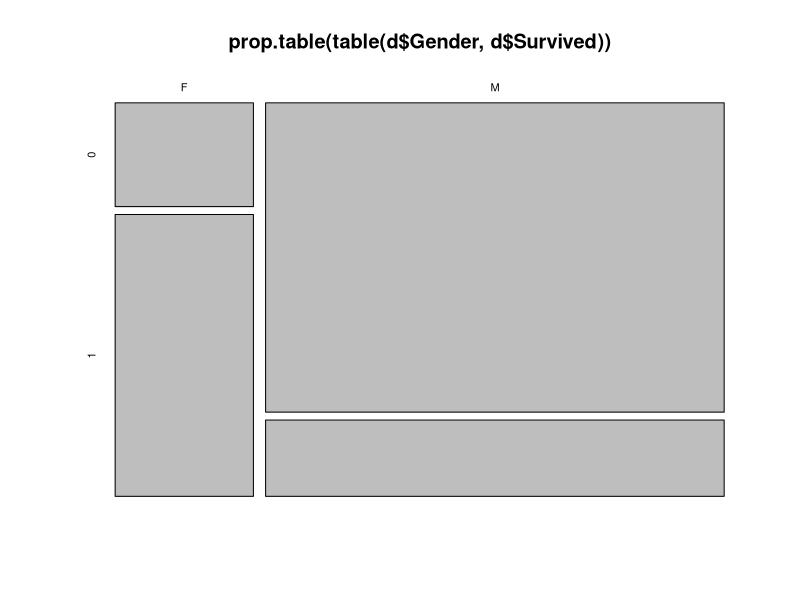

Write R code to recreate this figure. (Note: this script raises an error after producing the figure.)


d <- read.csv("data/titanic.csv")

# Does female have a higher chance of survival?

# find how many unqiue prefixes
unique(d$Prefix)

these <- which(d$Prefix == "Dr")
these
d[these, ]

n <- nrow(d)
d$Gender <- rep(NA, n)

d$Gender[d$Prefix %in% c("Miss", "Mrs", "Mme.", "Sr.")] <- "F"
d$Gender[d$Prefix %in% c("Mr", "Sir")] <- "M"
table(d$Gender)
table(d$Gender, d$Survived)  # from the table, we can see female has a higher chance of survival


# to analyze statistically
prop.table(table(d$Gender, d$Survived))  # percentage in contingency table
prop.table(table(d$Gender, d$Survived), 1)  # 1 indicates that proportions should be calculated across the rows (margins). 
prop.table(table(d$Gender, d$Survived), 2)  # 2 indicates that proportions should be calculated across the columns (margins). 

# plot
plot(prop.table(table(d$Gender, d$Survived))) # mosaic plot, the relative frequencies of different categories in a contingency table

# correlation
cor(d$Gender == "F", d$Survived == 1)  # lots of NAs
cor(d$Gender == "F", d$Survived == 1, use = "pairwise.complete.obs")  # only complete cases (i.e., rows with non-missing values for both variables) should be considered when calculating the correlation.
# 0.48, positive correlation, but not correct/adjust for the sample size

# create a dataset
fake.d <- data.frame(Gender = c("F", "F", "F", "M", "M", "M"), Survived = c(1, 1, 1, 1, 0, 0))
cor(fake.d$Gender == "F", fake.d$Survived == 1, use = "pairwise.complete.obs")  # 0.7, since small size, not confident to say there is a correlation.

# to quantify the statistical evidence
lm1 <- lm((d$Survived == 1) ~ as.factor(d$Gender))
summary(lm1)  # p-value = <2e-16 ***, reject the null hypothesis, female and male's survival rate is different.

lm2 <- lm((fake.d$Survived == 1) ~ as.factor(fake.d$Gender))
summary(lm2)  # p-value: 0.1161, fail to reject the null hypothesis at the 0.05 significance level, not enough evidence, even if the female survivor rate is more in this small dataset.


# Task for today
# 1. Repeat the above to Class and Survived variables 
# -> data cleaning: 1st, 2nd, 3rd,
# -> calculate correlation, plot, and two-way table between class and survived
# -> linear regression, get p-value, quantify statistical evidence
# Data cleaning: Convert class to standard notation
unique(d$Class)
unique_classes <- unique(d$Class)

# Filter out only 1st, 2nd, and 3rd class
filtered_classes <- unique_classes[grep("1st|2nd|3rd", unique_classes)]
dd <- subset(d, Class %in% filtered_classes)

# Calculate correlation between class and survival
dd$Survived <- factor(dd$Survived)
correlation <- cor(dd$Class == "1st Class Passenger", dd$Survived == 1, use = "pairwise.complete.obs")
correlation

correlation <- cor(dd$Class == "2nd Class Passenger", dd$Survived == 1, use = "pairwise.complete.obs")
correlation

correlation <- cor(dd$Class == "3rd Class Passenger", dd$Survived == 1, use = "pairwise.complete.obs")
correlation

# Plot the relationship between class and survival
cont_table <- table(dd$Class, dd$Survived)
cont_table
# Perform chi-square test for independence
chi_square_test <- chisq.test(cont_table)  # reject the null hypothesis and conclude that there is a significant association between 'Class' and 'Survived'.
chi_square_test

# Create a two-way table between class and survival
two_way_table <- table(dd$Class, dd$Survived)
two_way_table

# Linear regression to quantify statistical evidence
lm_class_survived1 <- lm(Survived ~ as.factor(Class), data = dd)  
summary(lm_class_survived1) # '1st Class' is not included in the coefficients table is because it's used as a reference level in the linear regression model.

lm_class_survived2 <- lm((Survived == 1) ~ as.factor(Class), data = dd)  # classes' survival rate are different.
summary(lm_class_survived2)

lm_class_survived3 <- lm((Survived == 0) ~ as.factor(Class), data = dd)  # all sifniticant
summary(lm_class_survived3)

# Convert Class to a factor and change the reference level
dd$Class <- relevel(factor(dd$Class), ref = "2nd Class Passenger")
# Linear regression to quantify statistical evidence
lm_class_survived <- lm(Survived ~ Class, data = dd)
summary(lm_class_survived)
